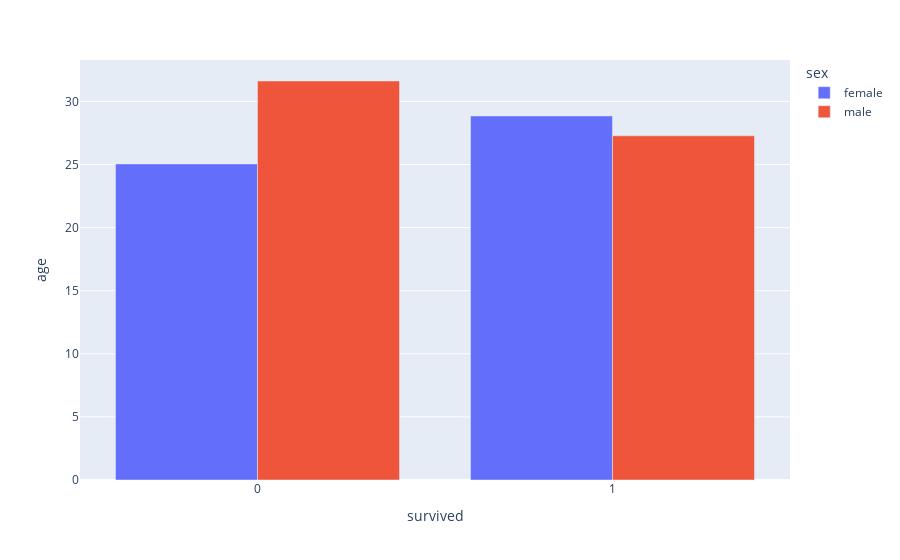

Notebook code cell kept with this figure:
### Markdown cell above
#### Plot

### Code cell
px.bar (data_frame=dff,x='survived',y='age', barmode='group', color = 'sex')

### Figure 1 — Plotly figure (JSON) as saved in the notebook; plotly's stock layout.template omitted (floating-point values rounded to 4 significant figures)
{"data": [{"alignmentgroup": "True", "hovertemplate": "sex=female<br>survived=%{x}<br>age=%{y}<extra></extra>", "legendgroup": "female", "marker": {"color": "#636efa", "pattern": {"shape": ""}}, "name": "female", "offsetgroup": "female", "orientation": "v", "showlegend": true, "textposition": "auto", "type": "bar", "x": [0, 1], "xaxis": "x", "y": [25.05, 28.85], "yaxis": "y"}, {"alignmentgroup": "True", "hovertemplate": "sex=male<br>survived=%{x}<br>age=%{y}<extra></extra>", "legendgroup": "male", "marker": {"color": "#EF553B", "pattern": {"shape": ""}}, "name": "male", "offsetgroup": "male", "orientation": "v", "showlegend": true, "textposition": "auto", "type": "bar", "x": [0, 1], "xaxis": "x", "y": [31.62, 27.28], "yaxis": "y"}], "layout": {"autosize": true, "barmode": "group", "legend": {"title": {"text": "sex"}, "tracegroupgap": 0}, "margin": {"t": 60}, "xaxis": {"anchor": "y", "autorange": true, "domain": [0, 1], "range": [-0.5, 1.5], "title": {"text": "survived"}, "type": "linear"}, "yaxis": {"anchor": "x", "autorange": true, "domain": [0, 1], "range": [0, 33.28], "title": {"text": "age"}, "type": "linear"}}}
